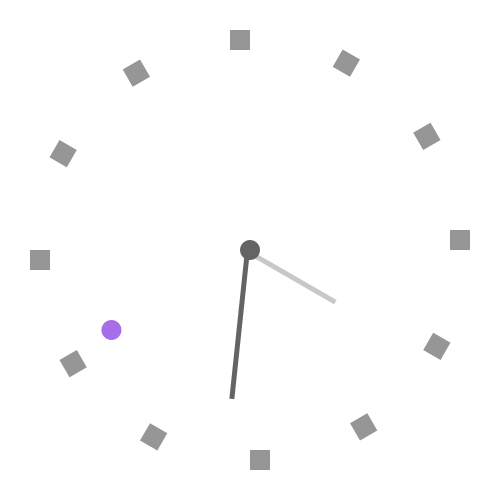
Frame 1 (no input)
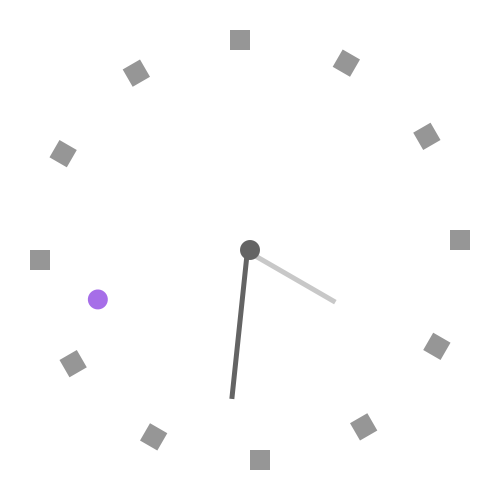
Frame 60 (the mouse pressed at the canvas centre just before this capture)
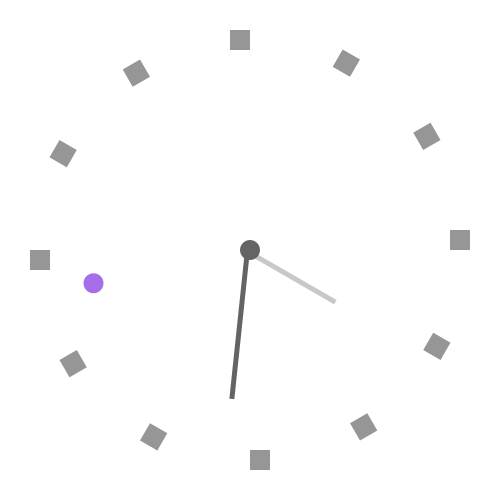
Frame 120 (the mouse held since frame 60 and released just before this capture)

The Processing sketch that drew these frames (run headless with seeded random() and noise(); from frame 60 on, the mouse is pressed at the canvas centre):

// Processing sketch: processing_119987
// ── processing_119987.pde

void setup()
{
  size(500, 500);
  background(255);
}

void draw()
{
  background(255);
  
  translate(width/2, height/2); // In die Mitte springen
  for (int i=0; i<360; i+=30) { // 360 Grad in 30Â° Schritten
  pushMatrix();
  rotate(radians(i)); // Um i rotieren
  translate(0, 200); // wird von der Mitte aus um den Radius nach auÃ�en verschoben
  noStroke();
  fill(150);
  rect(0, 0, 20, 20);
  popMatrix();
  
}

//rotate(-180);

float sec = map(second(), 0, 60, 0, 360);
pushMatrix();
rotate(radians(sec)); // Um i rotieren
translate(0, 160); // Um Radius verschieben
noStroke();
fill(#A66EE8);
ellipse(0, 0, 20, 20);
popMatrix();

pushMatrix();
float min = map(minute(), 0, 60, 0, 360);
rotate(radians(min)); // Um i rotieren
translate(0, -150); // Um Radius verschieben
noStroke();
fill(100);
rect(0, 0, 5, 150);
popMatrix();

pushMatrix();
float h = map(hour(), 0, 12, 0, 360);
rotate(radians(h)); // Um i rotieren
translate(0, -100); // Um Radius verschieben
noStroke();
fill(200);
rect(0, 0, 5, 100);
popMatrix();

fill(100);
ellipse(0,0,20,20);





}
